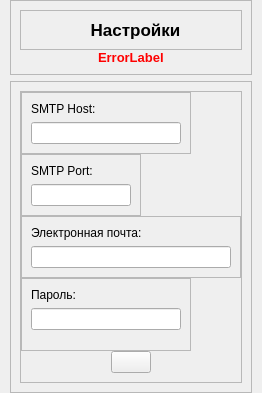
               <widget class="QWidget" name="pageSettings">
                <layout class="QVBoxLayout" name="verticalLayout_23">
                 <property name="leftMargin">
                  <number>10</number>
                 </property>
                 <property name="topMargin">
                  <number>0</number>
                 </property>
                 <property name="rightMargin">
                  <number>10</number>
                 </property>
                 <property name="bottomMargin">
                  <number>0</number>
                 </property>
                 <item>
                  <widget class="QFrame" name="frame_15">
                   <property name="maximumSize">
                    <size>
                     <width>16777215</width>
                     <height>100</height>
                    </size>
                   </property>
                   <property name="frameShape">
                    <enum>QFrame::StyledPanel</enum>
                   </property>
                   <property name="frameShadow">
                    <enum>QFrame::Raised</enum>
                   </property>
                   <layout class="QVBoxLayout" name="verticalLayout_11">
                    <property name="spacing">
                     <number>0</number>
                    </property>
                    <item>
                     <widget class="QFrame" name="frame_17">
                      <property name="frameShape">
                       <enum>QFrame::StyledPanel</enum>
                      </property>
                      <property name="frameShadow">
                       <enum>QFrame::Raised</enum>
                      </property>
                      <layout class="QHBoxLayout" name="horizontalLayout_13">
                       <property name="rightMargin">
                        <number>0</number>
                       </property>
                       <item>
                        <widget class="QLabel" name="label_13">
                         <property name="minimumSize">
                          <size>
                           <width>0</width>
                           <height>0</height>
                          </size>
                         </property>
                         <property name="maximumSize">
                          <size>
                           <width>16777215</width>
                           <height>16777215</height>
                          </size>
                         </property>
                         <property name="font">
                          <font>
                           <pointsize>13</pointsize>
                           <weight>75</weight>
                           <bold>true</bold>
                          </font>
                         </property>
                         <property name="styleSheet">
                          <string notr="true"/>
                         </property>
                         <property name="text">
                          <string>Настройки</string>
                         </property>
                         <property name="alignment">
                          <set>Qt::AlignCenter</set>
                         </property>
                        </widget>
                       </item>
                      </layout>
                     </widget>
                    </item>
                    <item alignment="Qt::AlignHCenter">
                     <widget class="QLabel" name="errorLabelSettings">
                      <property name="font">
                       <font>
                        <pointsize>10</pointsize>
                        <weight>75</weight>
                        <bold>true</bold>
                       </font>
                      </property>
                      <property name="styleSheet">
                       <string notr="true">color: #FF0000;</string>
                      </property>
                      <property name="text">
                       <string>ErrorLabel</string>
                      </property>
                     </widget>
                    </item>
                   </layout>
                  </widget>
                 </item>
                 <item>
                  <widget class="QFrame" name="frame_18">
                   <property name="frameShape">
                    <enum>QFrame::StyledPanel</enum>
                   </property>
                   <property name="frameShadow">
                    <enum>QFrame::Raised</enum>
                   </property>
                   <layout class="QVBoxLayout" name="verticalLayout_18">
                    <item alignment="Qt::AlignHCenter|Qt::AlignVCenter">
                     <widget class="QFrame" name="frame_16">
                      <property name="minimumSize">
                       <size>
                        <width>0</width>
                        <height>265</height>
                       </size>
                      </property>
                      <property name="maximumSize">
                       <size>
                        <width>16777215</width>
                        <height>16777215</height>
                       </size>
                      </property>
                      <property name="frameShape">
                       <enum>QFrame::StyledPanel</enum>
                      </property>
                      <property name="frameShadow">
                       <enum>QFrame::Raised</enum>
                      </property>
                      <layout class="QVBoxLayout" name="verticalLayout_12">
                       <property name="spacing">
                        <number>0</number>
                       </property>
                       <property name="leftMargin">
                        <number>0</number>
                       </property>
                       <property name="topMargin">
                        <number>0</number>
                       </property>
                       <property name="rightMargin">
                        <number>0</number>
                       </property>
                       <property name="bottomMargin">
                        <number>9</number>
                       </property>
                       <item alignment="Qt::AlignLeft|Qt::AlignVCenter">
                        <widget class="QFrame" name="frame_19">
                         <property name="frameShape">
                          <enum>QFrame::StyledPanel</enum>
                         </property>
                         <property name="frameShadow">
                          <enum>QFrame::Raised</enum>
                         </property>
                         <layout class="QVBoxLayout" name="verticalLayout_13">
                          <property name="spacing">
                           <number>6</number>
                          </property>
                          <item>
                           <widget class="QLabel" name="label_3">
                            <property name="text">
                             <string>SMTP Host:</string>
                            </property>
                           </widget>
                          </item>
                          <item>
                           <widget class="QLineEdit" name="inputHostSettings">
                            <property name="minimumSize">
                             <size>
                              <width>150</width>
                              <height>0</height>
                             </size>
                            </property>
                            <property name="maximumSize">
                             <size>
                              <width>250</width>
                              <height>16777215</height>
                             </size>
                            </property>
                            <property name="clearButtonEnabled">
                             <bool>true</bool>
                            </property>
                           </widget>
                          </item>
                         </layout>
                        </widget>
                       </item>
                       <item alignment="Qt::AlignLeft|Qt::AlignVCenter">
                        <widget class="QFrame" name="frame_20">
                         <property name="frameShape">
                          <enum>QFrame::StyledPanel</enum>
                         </property>
                         <property name="frameShadow">
                          <enum>QFrame::Raised</enum>
                         </property>
                         <layout class="QVBoxLayout" name="verticalLayout_14">
                          <item>
                           <widget class="QLabel" name="label_4">
                            <property name="text">
                             <string>SMTP Port:</string>
                            </property>
                           </widget>
                          </item>
                          <item>
                           <widget class="QLineEdit" name="inputPortSettings">
                            <property name="minimumSize">
                             <size>
                              <width>100</width>
                              <height>0</height>
                             </size>
                            </property>
                            <property name="maximumSize">
                             <size>
                              <width>60</width>
                              <height>16777215</height>
                             </size>
                            </property>
                            <property name="text">
                             <string/>
                            </property>
                            <property name="clearButtonEnabled">
                             <bool>true</bool>
                            </property>
                           </widget>
                          </item>
                         </layout>
                        </widget>
                       </item>
                       <item alignment="Qt::AlignLeft|Qt::AlignVCenter">
                        <widget class="QFrame" name="frame_21">
                         <property name="frameShape">
                          <enum>QFrame::StyledPanel</enum>
                         </property>
                         <property name="frameShadow">
                          <enum>QFrame::Raised</enum>
                         </property>
                         <layout class="QVBoxLayout" name="verticalLayout_16">
                          <item>
                           <widget class="QLabel" name="label_7">
                            <property name="text">
                             <string>Электронная почта:</string>
                            </property>
                           </widget>
                          </item>
                          <item>
                           <widget class="QLineEdit" name="inputEmailSettings">
                            <property name="minimumSize">
                             <size>
                              <width>200</width>
                              <height>0</height>
                             </size>
                            </property>
                            <property name="maximumSize">
                             <size>
                              <width>150</width>
                              <height>16777215</height>
                             </size>
                            </property>
                            <property name="clearButtonEnabled">
                             <bool>true</bool>
                            </property>
                           </widget>
                          </item>
                         </layout>
                        </widget>
                       </item>
                       <item alignment="Qt::AlignLeft|Qt::AlignVCenter">
                        <widget class="QFrame" name="frame_22">
                         <property name="frameShape">
                          <enum>QFrame::StyledPanel</enum>
                         </property>
                         <property name="frameShadow">
                          <enum>QFrame::Raised</enum>
                         </property>
                         <layout class="QVBoxLayout" name="verticalLayout_17">
                          <property name="bottomMargin">
                           <number>20</number>
                          </property>
                          <item>
                           <widget class="QLabel" name="label_8">
                            <property name="text">
                             <string>Пароль:</string>
                            </property>
                           </widget>
                          </item>
                          <item>
                           <widget class="QLineEdit" name="inputPasswordSettings">
                            <property name="minimumSize">
                             <size>
                              <width>150</width>
                              <height>0</height>
                             </size>
                            </property>
                            <property name="maximumSize">
                             <size>
                              <width>150</width>
                              <height>16777215</height>
                             </size>
                            </property>
                            <property name="clearButtonEnabled">
                             <bool>true</bool>
                            </property>
                           </widget>
                          </item>
                         </layout>
                        </widget>
                       </item>
                       <item alignment="Qt::AlignHCenter">
                        <widget class="QPushButton" name="saveBtn">
                         <property name="cursor">
                          <cursorShape>PointingHandCursor</cursorShape>
                         </property>
                         <property name="text">
                          <string/>
                         </property>
                         <property name="icon">
                          <iconset resource="../resources.qrc">
                           <normaloff>:/icons/save.svg</normaloff>:/icons/save.svg</iconset>
                         </property>
                         <property name="iconSize">
                          <size>
                           <width>24</width>
                           <height>24</height>
                          </size>
                         </property>
                        </widget>
                       </item>
                      </layout>
                     </widget>
                    </item>
                   </layout>
                  </widget>
                 </item>
                </layout>
               </widget>
